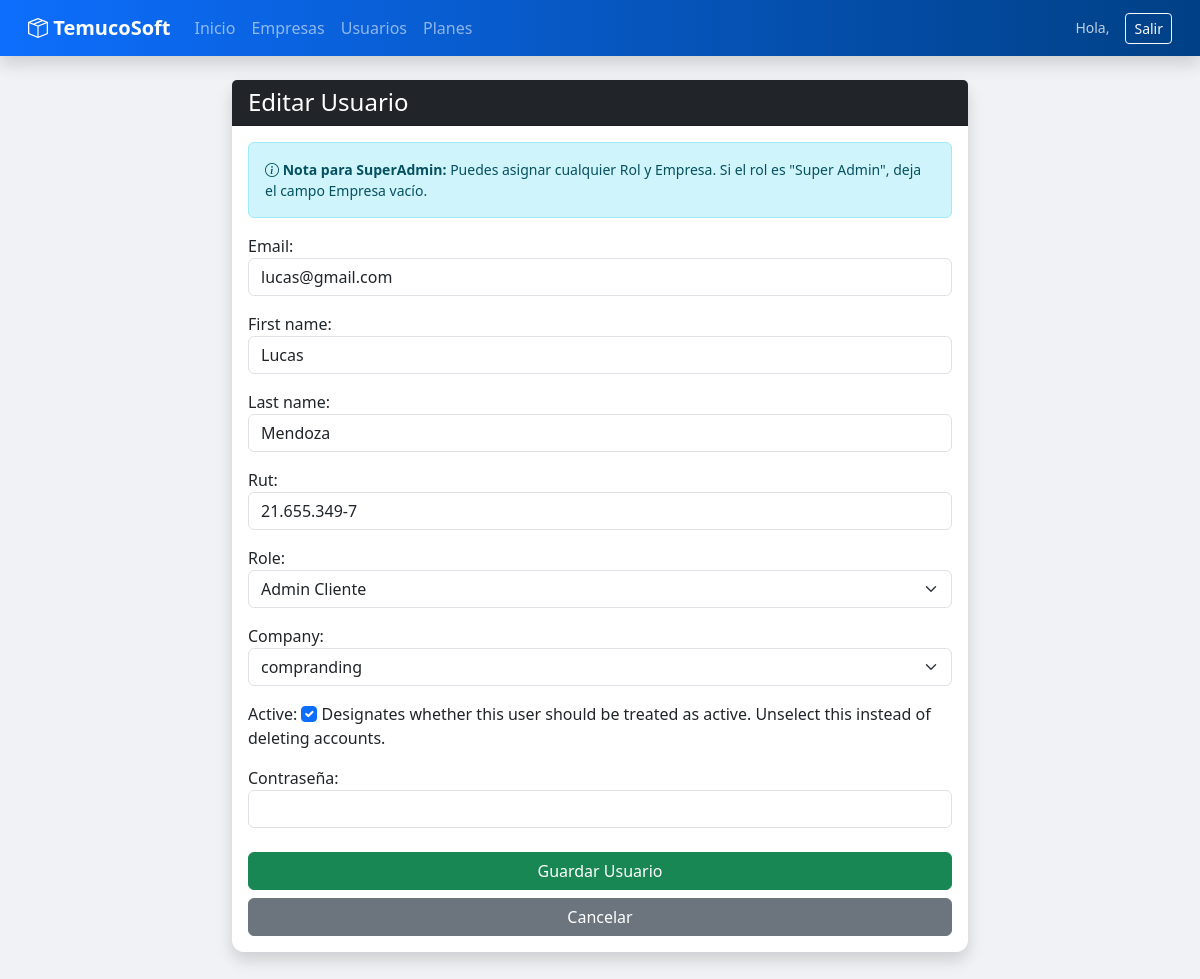
Screenshot of /super/users/edit/2/ (signed in) with the database file from the repository.
### api/models.py (models this page shows)
class User(AbstractUser):
    ROLES = (
        ('super_admin', 'Super Admin'),
        ('admin_cliente', 'Admin Cliente'),
        ('gerente', 'Gerente'),
        ('vendedor', 'Vendedor'),
        ('cliente_final', 'Cliente Ecommerce'),
    )
    username = None
    email = models.EmailField(unique=True)
    rut = models.CharField(max_length=12, blank=True, null=True, validators=[validar_rut_chileno]) # Validador
    role = models.CharField(max_length=20, choices=ROLES, default='cliente_final')
    company = models.ForeignKey(Company, on_delete=models.CASCADE, null=True, blank=True, related_name='users')
    USERNAME_FIELD = 'email'
    REQUIRED_FIELDS = []
    objects = UserManager()

### api/views.py (the view)
# urls.py: path('super/users/edit/<int:pk>/', views.super_user_edit, name='super_user_edit'),
@login_required
def super_user_edit(request, pk):
    u = get_object_or_404(User, pk=pk)
    if request.method == 'POST':
        form = SuperUserForm(request.POST, instance=u)
        if form.is_valid(): form.save(); messages.success(request, 'Actualizado.'); return redirect('super_user_list')
    else: form = SuperUserForm(instance=u)
    return render(request, 'superadmin/user_form.html', {'form': form, 'title': 'Editar Usuario'})

### api/forms.py (shortened to what this page needs)
class SuperUserForm(forms.ModelForm):
    password = forms.CharField(widget=forms.PasswordInput(attrs={'class': 'form-control'}), required=False, label="Contraseña")
    class Meta:
        model = User
        fields = ['email', 'first_name', 'last_name', 'rut', 'role', 'company', 'is_active', 'password']
        widgets = {'email': forms.EmailInput(attrs={'class': 'form-control'}), 'first_name': forms.TextInput(attrs={'class': 'form-control'}), 'last_name': forms.TextInput(attrs={'class': 'form-control'}), 'rut': forms.TextInput(attrs={'class': 'form-control'}), 'role': forms.Select(attrs={'class': 'form-select'}), 'company': forms.Select(attrs={'class': 'form-select'}), 'is_active': forms.CheckboxInput(attrs={'class': 'form-check-input'})}

### api/models.py (called while the page is built)
    def __str__(self):
        return self.name

### templates/superadmin/user_form.html (shortened to what this page needs)
{% extends 'base.html' %}
{% block content %}
<div class="row justify-content-center">
    <div class="col-md-8">
        <div class="card shadow">
            <div class="card-header bg-dark text-white">
                <h4 class="mb-0">{{ title }}</h4>
            </div>
            <div class="card-body">
                <form method="post">
                    <div class="alert alert-info small mb-3">
                        <i class="bi bi-info-circle"></i>
                        <strong>Nota para SuperAdmin:</strong> Puedes asignar cualquier Rol y Empresa.
                        Si el rol es "Super Admin", deja el campo Empresa vacío.
                    </div>
                    {{ form.as_p }}
                    <div class="d-grid gap-2 mt-4">
                        <button type="submit" class="btn btn-success">Guardar Usuario</button>
                        <a href="{% url 'super_user_list' %}" class="btn btn-secondary">Cancelar</a>
                    </div>
                </form>
            </div>
        </div>
    </div>
</div>
{% endblock %}

### templates/base.html (style rules this page uses)
body { background-color: #f0f2f5; font-family: 'Segoe UI', sans-serif; }
.card { border: none; border-radius: 12px; box-shadow: 0 4px 6px rgba(0,0,0,0.05); transition: transform 0.2s; }

### rows the page displays
User: email "lucas@gmail.com", first_name "Lucas", last_name "Mendoza", rut "21.655.349-7", role "Admin Cliente", company "compranding", is_active "☑"

### other values shown
{{ title }} "Editar Usuario"
